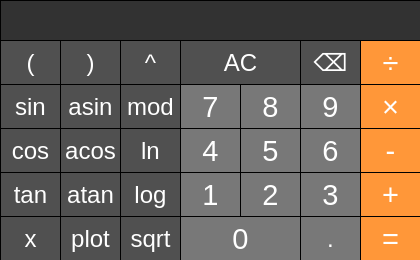
<?xml version="1.0" encoding="UTF-8"?>
<ui version="4.0">
 <class>MainWindow</class>
 <widget class="QMainWindow" name="MainWindow">
  <property name="geometry">
   <rect>
    <x>0</x>
    <y>0</y>
    <width>420</width>
    <height>260</height>
   </rect>
  </property>
  <property name="minimumSize">
   <size>
    <width>420</width>
    <height>260</height>
   </size>
  </property>
  <property name="maximumSize">
   <size>
    <width>420</width>
    <height>260</height>
   </size>
  </property>
  <property name="windowTitle">
   <string>SmartCalc</string>
  </property>
  <widget class="QWidget" name="centralwidget">
   <widget class="QPushButton" name="pushButton_5">
    <property name="geometry">
     <rect>
      <x>240</x>
      <y>128</y>
      <width>61</width>
      <height>45</height>
     </rect>
    </property>
    <property name="font">
     <font>
      <family>Helvetica Neue</family>
      <pointsize>22</pointsize>
      <italic>false</italic>
     </font>
    </property>
    <property name="styleSheet">
     <string notr="true">QPushButton {
  background-color: rgb(120, 120, 120);
  color: white; 
  border: 1px solid black;
}
QPushButton:pressed {
    background-color: qlineargradient(x1: 0, y1: 0, x2: 0, y2: 1,
                                      stop: 0 #BEBEBE, stop: 1 #D7D7D7);
}</string>
    </property>
    <property name="text">
     <string>5</string>
    </property>
   </widget>
   <widget class="QPushButton" name="pushButton_mod">
    <property name="geometry">
     <rect>
      <x>120</x>
      <y>84</y>
      <width>61</width>
      <height>45</height>
     </rect>
    </property>
    <property name="font">
     <font>
      <family>Helvetica Neue</family>
      <pointsize>18</pointsize>
      <italic>false</italic>
     </font>
    </property>
    <property name="styleSheet">
     <string notr="true">QPushButton {
  background-color: rgb(80, 80, 80);
  color: white; 
  border: 1px solid black;
}
QPushButton:pressed {
    background-color: qlineargradient(x1: 0, y1: 0, x2: 0, y2: 1,
                                      stop: 0 #BEBEBE, stop: 1 #D7D7D7);
}</string>
    </property>
    <property name="text">
     <string> mod </string>
    </property>
   </widget>
   <widget class="QPushButton" name="pushButton_1">
    <property name="geometry">
     <rect>
      <x>180</x>
      <y>172</y>
      <width>61</width>
      <height>45</height>
     </rect>
    </property>
    <property name="font">
     <font>
      <family>Helvetica Neue</family>
      <pointsize>22</pointsize>
      <italic>false</italic>
     </font>
    </property>
    <property name="styleSheet">
     <string notr="true">QPushButton {
  background-color: rgb(120, 120, 120);
  color: white; 
  border: 1px solid black;
}
QPushButton:pressed {
    background-color: qlineargradient(x1: 0, y1: 0, x2: 0, y2: 1,
                                      stop: 0 #BEBEBE, stop: 1 #D7D7D7);
}</string>
    </property>
    <property name="text">
     <string>1</string>
    </property>
   </widget>
   <widget class="QPushButton" name="pushButton_AC">
    <property name="geometry">
     <rect>
      <x>180</x>
      <y>40</y>
      <width>121</width>
      <height>45</height>
     </rect>
    </property>
    <property name="font">
     <font>
      <family>Helvetica Neue</family>
      <pointsize>18</pointsize>
      <italic>false</italic>
     </font>
    </property>
    <property name="styleSheet">
     <string notr="true">QPushButton {
  background-color: rgb(80, 80, 80);
  color: white; 
  border: 1px solid black;
}
QPushButton:pressed {
    background-color: qlineargradient(x1: 0, y1: 0, x2: 0, y2: 1,
                                      stop: 0 #BEBEBE, stop: 1 #D7D7D7);
}</string>
    </property>
    <property name="text">
     <string>AC</string>
    </property>
   </widget>
   <widget class="QPushButton" name="pushButton_9">
    <property name="geometry">
     <rect>
      <x>300</x>
      <y>84</y>
      <width>61</width>
      <height>45</height>
     </rect>
    </property>
    <property name="font">
     <font>
      <family>Helvetica Neue</family>
      <pointsize>22</pointsize>
      <italic>false</italic>
     </font>
    </property>
    <property name="styleSheet">
     <string notr="true">QPushButton {
  background-color: rgb(120, 120, 120);
  color: white; 
  border: 1px solid black;
}
QPushButton:pressed {
    background-color: qlineargradient(x1: 0, y1: 0, x2: 0, y2: 1,
                                      stop: 0 #BEBEBE, stop: 1 #D7D7D7);
}</string>
    </property>
    <property name="text">
     <string>9</string>
    </property>
   </widget>
   <widget class="QPushButton" name="pushButton_acos">
    <property name="geometry">
     <rect>
      <x>60</x>
      <y>128</y>
      <width>61</width>
      <height>45</height>
     </rect>
    </property>
    <property name="font">
     <font>
      <family>Helvetica Neue</family>
      <pointsize>18</pointsize>
      <italic>false</italic>
     </font>
    </property>
    <property name="styleSheet">
     <string notr="true">QPushButton {
  background-color: rgb(80, 80, 80);
  color: white; 
  border: 1px solid black;
}
QPushButton:pressed {
    background-color: qlineargradient(x1: 0, y1: 0, x2: 0, y2: 1,
                                      stop: 0 #BEBEBE, stop: 1 #D7D7D7);
}</string>
    </property>
    <property name="text">
     <string>acos</string>
    </property>
   </widget>
   <widget class="QPushButton" name="pushButton_3">
    <property name="geometry">
     <rect>
      <x>300</x>
      <y>172</y>
      <width>61</width>
      <height>45</height>
     </rect>
    </property>
    <property name="font">
     <font>
      <family>Helvetica Neue</family>
      <pointsize>22</pointsize>
      <italic>false</italic>
     </font>
    </property>
    <property name="styleSheet">
     <string notr="true">QPushButton {
  background-color: rgb(120, 120, 120);
  color: white; 
  border: 1px solid black;
}
QPushButton:pressed {
    background-color: qlineargradient(x1: 0, y1: 0, x2: 0, y2: 1,
                                      stop: 0 #BEBEBE, stop: 1 #D7D7D7);
}</string>
    </property>
    <property name="text">
     <string>3</string>
    </property>
   </widget>
   <widget class="QPushButton" name="pushButton_ln">
    <property name="geometry">
     <rect>
      <x>120</x>
      <y>128</y>
      <width>61</width>
      <height>45</height>
     </rect>
    </property>
    <property name="font">
     <font>
      <family>Helvetica Neue</family>
      <pointsize>18</pointsize>
      <italic>false</italic>
     </font>
    </property>
    <property name="styleSheet">
     <string notr="true">QPushButton {
  background-color: rgb(80, 80, 80);
  color: white; 
  border: 1px solid black;
}
QPushButton:pressed {
    background-color: qlineargradient(x1: 0, y1: 0, x2: 0, y2: 1,
                                      stop: 0 #BEBEBE, stop: 1 #D7D7D7);
}</string>
    </property>
    <property name="text">
     <string>ln</string>
    </property>
   </widget>
   <widget class="QPushButton" name="pushButton_8">
    <property name="geometry">
     <rect>
      <x>240</x>
      <y>84</y>
      <width>61</width>
      <height>45</height>
     </rect>
    </property>
    <property name="font">
     <font>
      <family>Helvetica Neue</family>
      <pointsize>22</pointsize>
      <italic>false</italic>
     </font>
    </property>
    <property name="styleSheet">
     <string notr="true">QPushButton {
  background-color: rgb(120, 120, 120);
  color: white; 
  border: 1px solid black;
}
QPushButton:pressed {
    background-color: qlineargradient(x1: 0, y1: 0, x2: 0, y2: 1,
                                      stop: 0 #BEBEBE, stop: 1 #D7D7D7);
}</string>
    </property>
    <property name="text">
     <string>8</string>
    </property>
   </widget>
   <widget class="QPushButton" name="pushButton_div">
    <property name="geometry">
     <rect>
      <x>360</x>
      <y>40</y>
      <width>61</width>
      <height>45</height>
     </rect>
    </property>
    <property name="font">
     <font>
      <family>Helvetica Neue</family>
      <pointsize>22</pointsize>
      <italic>false</italic>
     </font>
    </property>
    <property name="styleSheet">
     <string notr="true">QPushButton {
  background-color: rgb(255, 151, 57);
  color: white; 
  border: 1px solid black;
}

QPushButton:pressed {
    background-color: qlineargradient(x1: 0, y1: 0, x2: 0, y2: 1,
                                      stop: 0 #FF7832, stop: 1 #FF9739);
}</string>
    </property>
    <property name="text">
     <string>÷</string>
    </property>
   </widget>
   <widget class="QPushButton" name="pushButton_4">
    <property name="geometry">
     <rect>
      <x>180</x>
      <y>128</y>
      <width>61</width>
      <height>45</height>
     </rect>
    </property>
    <property name="font">
     <font>
      <family>Helvetica Neue</family>
      <pointsize>22</pointsize>
      <italic>false</italic>
     </font>
    </property>
    <property name="styleSheet">
     <string notr="true">QPushButton {
  background-color: rgb(120, 120, 120);
  color: white; 
  border: 1px solid black;
}
QPushButton:pressed {
    background-color: qlineargradient(x1: 0, y1: 0, x2: 0, y2: 1,
                                      stop: 0 #BEBEBE, stop: 1 #D7D7D7);
}</string>
    </property>
    <property name="text">
     <string>4</string>
    </property>
   </widget>
   <widget class="QPushButton" name="pushButton_pow">
    <property name="geometry">
     <rect>
      <x>120</x>
      <y>40</y>
      <width>61</width>
      <height>45</height>
     </rect>
    </property>
    <property name="font">
     <font>
      <family>Helvetica Neue</family>
      <pointsize>18</pointsize>
      <italic>false</italic>
     </font>
    </property>
    <property name="styleSheet">
     <string notr="true">QPushButton {
  background-color: rgb(80, 80, 80);
  color: white; 
  border: 1px solid black;
}
QPushButton:pressed {
    background-color: qlineargradient(x1: 0, y1: 0, x2: 0, y2: 1,
                                      stop: 0 #BEBEBE, stop: 1 #D7D7D7);
}</string>
    </property>
    <property name="text">
     <string> ^ </string>
    </property>
   </widget>
   <widget class="QPushButton" name="pushButton_7">
    <property name="geometry">
     <rect>
      <x>180</x>
      <y>84</y>
      <width>61</width>
      <height>45</height>
     </rect>
    </property>
    <property name="font">
     <font>
      <family>Helvetica Neue</family>
      <pointsize>22</pointsize>
      <italic>false</italic>
     </font>
    </property>
    <property name="styleSheet">
     <string notr="true">QPushButton {
  background-color: rgb(120, 120, 120);
  color: white; 
  border: 1px solid black;
}
QPushButton:pressed {
    background-color: qlineargradient(x1: 0, y1: 0, x2: 0, y2: 1,
                                      stop: 0 #BEBEBE, stop: 1 #D7D7D7);
}</string>
    </property>
    <property name="text">
     <string>7</string>
    </property>
   </widget>
   <widget class="QPushButton" name="pushButton_op">
    <property name="geometry">
     <rect>
      <x>0</x>
      <y>40</y>
      <width>61</width>
      <height>45</height>
     </rect>
    </property>
    <property name="font">
     <font>
      <family>Helvetica Neue</family>
      <pointsize>18</pointsize>
      <italic>false</italic>
     </font>
    </property>
    <property name="styleSheet">
     <string notr="true">QPushButton {
  background-color: rgb(80, 80, 80);
  color: white; 
  border: 1px solid black;
}
QPushButton:pressed {
    background-color: qlineargradient(x1: 0, y1: 0, x2: 0, y2: 1,
                                      stop: 0 #BEBEBE, stop: 1 #D7D7D7);
}</string>
    </property>
    <property name="text">
     <string>(</string>
    </property>
   </widget>
   <widget class="QPushButton" name="pushButton_cos">
    <property name="geometry">
     <rect>
      <x>0</x>
      <y>128</y>
      <width>61</width>
      <height>45</height>
     </rect>
    </property>
    <property name="font">
     <font>
      <family>Helvetica Neue</family>
      <pointsize>18</pointsize>
      <italic>false</italic>
     </font>
    </property>
    <property name="styleSheet">
     <string notr="true">QPushButton {
  background-color: rgb(80, 80, 80);
  color: white; 
  border: 1px solid black;
}
QPushButton:pressed {
    background-color: qlineargradient(x1: 0, y1: 0, x2: 0, y2: 1,
                                      stop: 0 #BEBEBE, stop: 1 #D7D7D7);
}</string>
    </property>
    <property name="text">
     <string>cos</string>
    </property>
   </widget>
   <widget class="QPushButton" name="pushButton_mult">
    <property name="geometry">
     <rect>
      <x>360</x>
      <y>84</y>
      <width>61</width>
      <height>45</height>
     </rect>
    </property>
    <property name="font">
     <font>
      <family>Helvetica Neue</family>
      <pointsize>22</pointsize>
      <italic>false</italic>
     </font>
    </property>
    <property name="styleSheet">
     <string notr="true">QPushButton {
  background-color: rgb(255, 151, 57);
  color: white; 
  border: 1px solid black;
}

QPushButton:pressed {
    background-color: qlineargradient(x1: 0, y1: 0, x2: 0, y2: 1,
                                      stop: 0 #FF7832, stop: 1 #FF9739);
}</string>
    </property>
    <property name="text">
     <string>×</string>
    </property>
   </widget>
   <widget class="QPushButton" name="pushButton_minus">
    <property name="geometry">
     <rect>
      <x>360</x>
      <y>128</y>
      <width>61</width>
      <height>45</height>
     </rect>
    </property>
    <property name="font">
     <font>
      <family>Helvetica Neue</family>
      <pointsize>22</pointsize>
      <italic>false</italic>
     </font>
    </property>
    <property name="styleSheet">
     <string notr="true">QPushButton {
  background-color: rgb(255, 151, 57);
  color: white; 
  border: 1px solid black;
}

QPushButton:pressed {
    background-color: qlineargradient(x1: 0, y1: 0, x2: 0, y2: 1,
                                      stop: 0 #FF7832, stop: 1 #FF9739);
}</string>
    </property>
    <property name="text">
     <string> - </string>
    </property>
   </widget>
   <widget class="QPushButton" name="pushButton_2">
    <property name="geometry">
     <rect>
      <x>240</x>
      <y>172</y>
      <width>61</width>
      <height>45</height>
     </rect>
    </property>
    <property name="font">
     <font>
      <family>Helvetica Neue</family>
      <pointsize>22</pointsize>
      <italic>false</italic>
     </font>
    </property>
    <property name="styleSheet">
     <string notr="true">QPushButton {
  background-color: rgb(120, 120, 120);
  color: white; 
  border: 1px solid black;
}
QPushButton:pressed {
    background-color: qlineargradient(x1: 0, y1: 0, x2: 0, y2: 1,
                                      stop: 0 #BEBEBE, stop: 1 #D7D7D7);
}</string>
    </property>
    <property name="text">
     <string>2</string>
    </property>
   </widget>
   <widget class="QPushButton" name="pushButton_dot">
    <property name="geometry">
     <rect>
      <x>300</x>
      <y>216</y>
      <width>61</width>
      <height>45</height>
     </rect>
    </property>
    <property name="font">
     <font>
      <family>Helvetica Neue</family>
      <pointsize>18</pointsize>
      <italic>false</italic>
     </font>
    </property>
    <property name="styleSheet">
     <string notr="true">QPushButton {
  background-color: rgb(120, 120, 120);
  color: white; 
  border: 1px solid black;
}
QPushButton:pressed {
    background-color: qlineargradient(x1: 0, y1: 0, x2: 0, y2: 1,
                                      stop: 0 #BEBEBE, stop: 1 #D7D7D7);
}</string>
    </property>
    <property name="text">
     <string>.</string>
    </property>
   </widget>
   <widget class="QPushButton" name="pushButton_equal">
    <property name="geometry">
     <rect>
      <x>360</x>
      <y>216</y>
      <width>61</width>
      <height>45</height>
     </rect>
    </property>
    <property name="font">
     <font>
      <family>Helvetica Neue</family>
      <pointsize>22</pointsize>
      <italic>false</italic>
     </font>
    </property>
    <property name="styleSheet">
     <string notr="true">QPushButton {
  background-color: rgb(255, 151, 57);
  color: white; 
  border: 1px solid black;
}

QPushButton:pressed {
    background-color: qlineargradient(x1: 0, y1: 0, x2: 0, y2: 1,
                                      stop: 0 #FF7832, stop: 1 #FF9739);
}</string>
    </property>
    <property name="text">
     <string>=</string>
    </property>
   </widget>
   <widget class="QPushButton" name="pushButton_6">
    <property name="geometry">
     <rect>
      <x>300</x>
      <y>128</y>
      <width>61</width>
      <height>45</height>
     </rect>
    </property>
    <property name="font">
     <font>
      <family>Helvetica Neue</family>
      <pointsize>22</pointsize>
      <italic>false</italic>
     </font>
    </property>
    <property name="styleSheet">
     <string notr="true">QPushButton {
  background-color: rgb(120, 120, 120);
  color: white; 
  border: 1px solid black;
}
QPushButton:pressed {
    background-color: qlineargradient(x1: 0, y1: 0, x2: 0, y2: 1,
                                      stop: 0 #BEBEBE, stop: 1 #D7D7D7);
}</string>
    </property>
    <property name="text">
     <string>6</string>
    </property>
   </widget>
   <widget class="QPushButton" name="pushButton_plus">
    <property name="geometry">
     <rect>
      <x>360</x>
      <y>172</y>
      <width>61</width>
      <height>45</height>
     </rect>
    </property>
    <property name="font">
     <font>
      <family>Helvetica Neue</family>
      <pointsize>22</pointsize>
      <italic>false</italic>
     </font>
    </property>
    <property name="styleSheet">
     <string notr="true">QPushButton {
  background-color: rgb(255, 151, 57);
  color: white; 
  border: 1px solid black;
}

QPushButton:pressed {
    background-color: qlineargradient(x1: 0, y1: 0, x2: 0, y2: 1,
                                      stop: 0 #FF7832, stop: 1 #FF9739);
}</string>
    </property>
    <property name="text">
     <string> + </string>
    </property>
   </widget>
   <widget class="QPushButton" name="pushButton_sin">
    <property name="geometry">
     <rect>
      <x>0</x>
      <y>84</y>
      <width>61</width>
      <height>45</height>
     </rect>
    </property>
    <property name="font">
     <font>
      <family>Helvetica Neue</family>
      <pointsize>18</pointsize>
      <italic>false</italic>
     </font>
    </property>
    <property name="styleSheet">
     <string notr="true">QPushButton {
  background-color: rgb(80, 80, 80);
  color: white; 
  border: 1px solid black;
}
QPushButton:pressed {
    background-color: qlineargradient(x1: 0, y1: 0, x2: 0, y2: 1,
                                      stop: 0 #BEBEBE, stop: 1 #D7D7D7);
}</string>
    </property>
    <property name="text">
     <string>sin</string>
    </property>
   </widget>
   <widget class="QPushButton" name="pushButton_atan">
    <property name="geometry">
     <rect>
      <x>60</x>
      <y>172</y>
      <width>61</width>
      <height>45</height>
     </rect>
    </property>
    <property name="font">
     <font>
      <family>Helvetica Neue</family>
      <pointsize>18</pointsize>
      <italic>false</italic>
     </font>
    </property>
    <property name="styleSheet">
     <string notr="true">QPushButton {
  background-color: rgb(80, 80, 80);
  color: white; 
  border: 1px solid black;
}
QPushButton:pressed {
    background-color: qlineargradient(x1: 0, y1: 0, x2: 0, y2: 1,
                                      stop: 0 #BEBEBE, stop: 1 #D7D7D7);
}</string>
    </property>
    <property name="text">
     <string>atan</string>
    </property>
   </widget>
   <widget class="QPushButton" name="pushButton_asin">
    <property name="geometry">
     <rect>
      <x>60</x>
      <y>84</y>
      <width>61</width>
      <height>45</height>
     </rect>
    </property>
    <property name="font">
     <font>
      <family>Helvetica Neue</family>
      <pointsize>18</pointsize>
      <italic>false</italic>
     </font>
    </property>
    <property name="styleSheet">
     <string notr="true">QPushButton {
  background-color: rgb(80, 80, 80);
  color: white; 
  border: 1px solid black;
}
QPushButton:pressed {
    background-color: qlineargradient(x1: 0, y1: 0, x2: 0, y2: 1,
                                      stop: 0 #BEBEBE, stop: 1 #D7D7D7);
}</string>
    </property>
    <property name="text">
     <string>asin</string>
    </property>
   </widget>
   <widget class="QPushButton" name="pushButton_cp">
    <property name="geometry">
     <rect>
      <x>60</x>
      <y>40</y>
      <width>61</width>
      <height>45</height>
     </rect>
    </property>
    <property name="font">
     <font>
      <family>Helvetica Neue</family>
      <pointsize>18</pointsize>
      <italic>false</italic>
     </font>
    </property>
    <property name="styleSheet">
     <string notr="true">QPushButton {
  background-color: rgb(80, 80, 80);
  color: white; 
  border: 1px solid black;
}
QPushButton:pressed {
    background-color: qlineargradient(x1: 0, y1: 0, x2: 0, y2: 1,
                                      stop: 0 #BEBEBE, stop: 1 #D7D7D7);
}</string>
    </property>
    <property name="text">
     <string>)</string>
    </property>
   </widget>
   <widget class="QLineEdit" name="lineEdit">
    <property name="geometry">
     <rect>
      <x>0</x>
      <y>0</y>
      <width>421</width>
      <height>41</height>
     </rect>
    </property>
    <property name="font">
     <font>
      <family>Helvetica Neue</family>
      <pointsize>24</pointsize>
      <italic>false</italic>
     </font>
    </property>
    <property name="tabletTracking">
     <bool>true</bool>
    </property>
    <property name="focusPolicy">
     <enum>Qt::ClickFocus</enum>
    </property>
    <property name="contextMenuPolicy">
     <enum>Qt::DefaultContextMenu</enum>
    </property>
    <property name="layoutDirection">
     <enum>Qt::RightToLeft</enum>
    </property>
    <property name="styleSheet">
     <string notr="true">QLineEdit {
  qproperty-alignment: 'AlignVCenter | AlignRight';
  color: rgb(200, 200, 200);
  border: 1px solid black;
  background-color : rgb(50, 50, 50);
}

</string>
    </property>
    <property name="maxLength">
     <number>255</number>
    </property>
    <property name="frame">
     <bool>true</bool>
    </property>
    <property name="alignment">
     <set>Qt::AlignRight|Qt::AlignTrailing|Qt::AlignVCenter</set>
    </property>
   </widget>
   <widget class="QPushButton" name="pushButton_plot">
    <property name="geometry">
     <rect>
      <x>60</x>
      <y>216</y>
      <width>61</width>
      <height>45</height>
     </rect>
    </property>
    <property name="font">
     <font>
      <family>Helvetica Neue</family>
      <pointsize>18</pointsize>
      <italic>false</italic>
     </font>
    </property>
    <property name="styleSheet">
     <string notr="true">QPushButton {
  background-color: rgb(80, 80, 80);
  color: white; 
  border: 1px solid black;
}
QPushButton:pressed {
    background-color: qlineargradient(x1: 0, y1: 0, x2: 0, y2: 1,
                                      stop: 0 #BEBEBE, stop: 1 #D7D7D7);
}</string>
    </property>
    <property name="text">
     <string>plot</string>
    </property>
   </widget>
   <widget class="QPushButton" name="pushButton_sqrt">
    <property name="geometry">
     <rect>
      <x>120</x>
      <y>216</y>
      <width>61</width>
      <height>45</height>
     </rect>
    </property>
    <property name="font">
     <font>
      <family>Helvetica Neue</family>
      <pointsize>18</pointsize>
      <italic>false</italic>
     </font>
    </property>
    <property name="styleSheet">
     <string notr="true">QPushButton {
  background-color: rgb(80, 80, 80);
  color: white; 
  border: 1px solid black;
}
QPushButton:pressed {
    background-color: qlineargradient(x1: 0, y1: 0, x2: 0, y2: 1,
                                      stop: 0 #BEBEBE, stop: 1 #D7D7D7);
}</string>
    </property>
    <property name="text">
     <string>sqrt</string>
    </property>
   </widget>
   <widget class="QPushButton" name="pushButton_bs">
    <property name="geometry">
     <rect>
      <x>300</x>
      <y>40</y>
      <width>61</width>
      <height>45</height>
     </rect>
    </property>
    <property name="font">
     <font>
      <family>Helvetica Neue</family>
      <pointsize>18</pointsize>
      <italic>false</italic>
     </font>
    </property>
    <property name="styleSheet">
     <string notr="true">QPushButton {
  background-color: rgb(80, 80, 80);
  color: white; 
  border: 1px solid black;
}
QPushButton:pressed {
    background-color: qlineargradient(x1: 0, y1: 0, x2: 0, y2: 1,
                                      stop: 0 #BEBEBE, stop: 1 #D7D7D7);
}</string>
    </property>
    <property name="text">
     <string>⌫</string>
    </property>
   </widget>
   <widget class="QPushButton" name="pushButton_tan">
    <property name="geometry">
     <rect>
      <x>0</x>
      <y>172</y>
      <width>61</width>
      <height>45</height>
     </rect>
    </property>
    <property name="font">
     <font>
      <family>Helvetica Neue</family>
      <pointsize>18</pointsize>
      <italic>false</italic>
     </font>
    </property>
    <property name="styleSheet">
     <string notr="true">QPushButton {
  background-color: rgb(80, 80, 80);
  color: white; 
  border: 1px solid black;
}
QPushButton:pressed {
    background-color: qlineargradient(x1: 0, y1: 0, x2: 0, y2: 1,
                                      stop: 0 #BEBEBE, stop: 1 #D7D7D7);
}</string>
    </property>
    <property name="text">
     <string>tan</string>
    </property>
   </widget>
   <widget class="QPushButton" name="pushButton_0">
    <property name="geometry">
     <rect>
      <x>180</x>
      <y>216</y>
      <width>121</width>
      <height>45</height>
     </rect>
    </property>
    <property name="font">
     <font>
      <family>Helvetica Neue</family>
      <pointsize>22</pointsize>
      <italic>false</italic>
     </font>
    </property>
    <property name="styleSheet">
     <string notr="true">QPushButton {
  background-color: rgb(120, 120, 120);
  color: white; 
  border: 1px solid black;
}
QPushButton:pressed {
    background-color: qlineargradient(x1: 0, y1: 0, x2: 0, y2: 1,
                                      stop: 0 #BEBEBE, stop: 1 #D7D7D7);
}</string>
    </property>
    <property name="text">
     <string>0</string>
    </property>
   </widget>
   <widget class="QPushButton" name="pushButton_x">
    <property name="geometry">
     <rect>
      <x>0</x>
      <y>216</y>
      <width>61</width>
      <height>45</height>
     </rect>
    </property>
    <property name="font">
     <font>
      <family>Helvetica Neue</family>
      <pointsize>18</pointsize>
      <italic>false</italic>
     </font>
    </property>
    <property name="styleSheet">
     <string notr="true">QPushButton {
  background-color: rgb(80, 80, 80);
  color: white; 
  border: 1px solid black;
}
QPushButton:pressed {
    background-color: qlineargradient(x1: 0, y1: 0, x2: 0, y2: 1,
                                      stop: 0 #BEBEBE, stop: 1 #D7D7D7);
}</string>
    </property>
    <property name="text">
     <string>x</string>
    </property>
   </widget>
   <widget class="QPushButton" name="pushButton_log">
    <property name="geometry">
     <rect>
      <x>120</x>
      <y>172</y>
      <width>61</width>
      <height>45</height>
     </rect>
    </property>
    <property name="font">
     <font>
      <family>Helvetica Neue</family>
      <pointsize>18</pointsize>
      <italic>false</italic>
     </font>
    </property>
    <property name="styleSheet">
     <string notr="true">QPushButton {
  background-color: rgb(80, 80, 80);
  color: white; 
  border: 1px solid black;
}
QPushButton:pressed {
    background-color: qlineargradient(x1: 0, y1: 0, x2: 0, y2: 1,
                                      stop: 0 #BEBEBE, stop: 1 #D7D7D7);
}</string>
    </property>
    <property name="text">
     <string>log</string>
    </property>
   </widget>
  </widget>
 </widget>
 <resources/>
 <connections/>
</ui>
